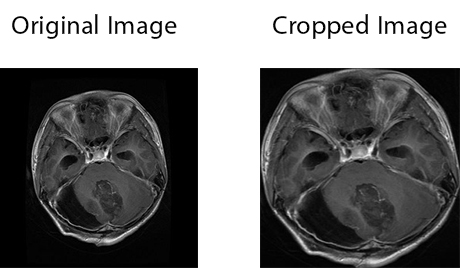
#> input picture preprocess.jpg, 460 x 268 px; its folder holds only this picture in this run
$ python -i Preprocessing.py   (imports and definitions only)
#> lines starting #> are read from the running program, lines starting #| are printed output that depends on the picture; after the words box and inside, x2 and y2 are one past the last pixel; in counts of white or black regions, pixels touching at a corner belong together
#> further down, picture is the input picture: shape (268, 460, 3); min 0, max 255, mean 115.2
import numpy as np
from tqdm import tqdm
import cv2
import os
import imutils


def crop_img(img):
	"""
	Finds the extreme points on the image and crops the rectangular out of them
	"""
	gray = cv2.cvtColor(img, cv2.COLOR_RGB2GRAY)
	gray = cv2.GaussianBlur(gray, (3, 3), 0)
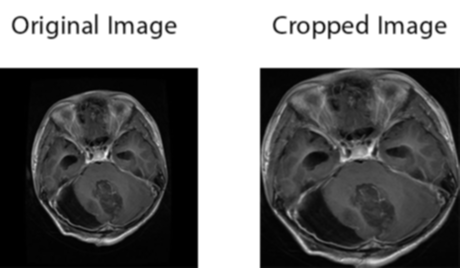
#> gray: shape (268, 460); min 0, max 255, mean 115.2

	# threshold the image, then perform a series of erosions +
	# dilations to remove any small regions of noise
	thresh = cv2.threshold(gray, 45, 255, cv2.THRESH_BINARY)[1]
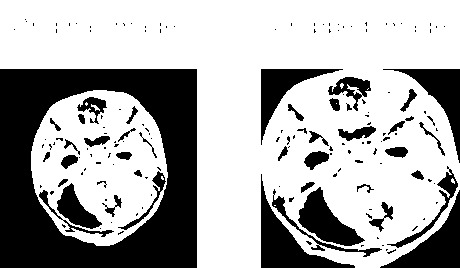
#> thresh: shape (268, 460); 67.9% white; 166 black regions (121 under 20 px), largest, box (x1, y1, x2, y2) and area: (0, 69, 197, 268) 22522, (261, 174, 355, 268) 2435, (380, 190, 460, 268) 2211
	thresh = cv2.erode(thresh, None, iterations=2)
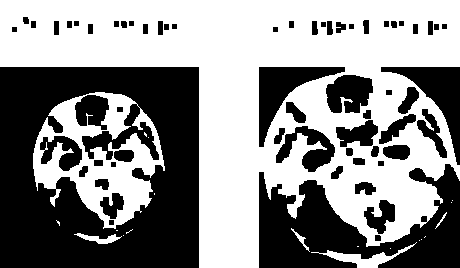
#> thresh: shape (268, 460); 55% white; 62 black regions, largest, box (x1, y1, x2, y2) and area: (0, 67, 199, 268) 29196, (259, 164, 460, 268) 11205, (381, 67, 460, 165) 2384
	thresh = cv2.dilate(thresh, None, iterations=2)
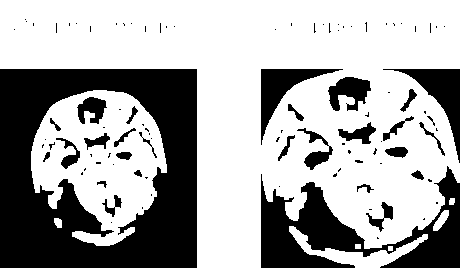
#> thresh: shape (268, 460); 66% white; 100 black regions (71 under 20 px)

	# find contours in thresholded image, then grab the largest one
	cnts = cv2.findContours(thresh.copy(), cv2.RETR_EXTERNAL, cv2.CHAIN_APPROX_SIMPLE)
#> cnts = 8 contours, 1 with area under 20; largest, box (x1, y1, x2, y2) and area: (0, 0, 460, 268) 70914, (31, 90, 167, 246) 13868, (289, 226, 428, 268) 1386, (433, 210, 449, 231) 142, (54, 218, 62, 228) 52, (449, 198, 455, 205) 27, (355, 244, 361, 249) 20
	cnts = imutils.grab_contours(cnts)
	c = max(cnts, key=cv2.contourArea)
#> c = contour of 270 points, box (x1, y1, x2, y2) (0, 0, 460, 268), area 70914

	# find the extreme points
	extLeft = tuple(c[c[:, :, 0].argmin()][0])
#> extLeft = (0, 0)
	extRight = tuple(c[c[:, :, 0].argmax()][0])
#> extRight = (459, 182)
	extTop = tuple(c[c[:, :, 1].argmin()][0])
#> extTop = (0, 0)
	extBot = tuple(c[c[:, :, 1].argmax()][0])
#> extBot = (197, 267)
	ADD_PIXELS = 0
	new_img = img[extTop[1]-ADD_PIXELS:extBot[1]+ADD_PIXELS, extLeft[0]-ADD_PIXELS:extRight[0]+ADD_PIXELS].copy()
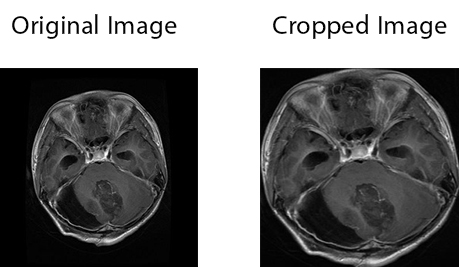
#> new_img: shape (267, 459, 3); min 0, max 255, mean 115.5

	return new_img

# [30 lines not run here, left out]

>>> import cv2
>>> picture = cv2.cvtColor(cv2.imread('preprocess.jpg'), cv2.COLOR_BGR2RGB)
>>> result = crop_img(picture)
